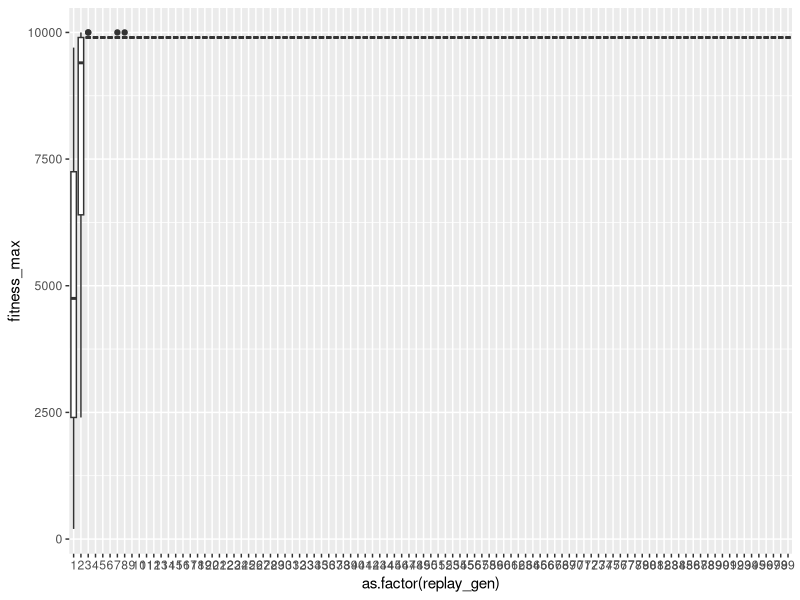
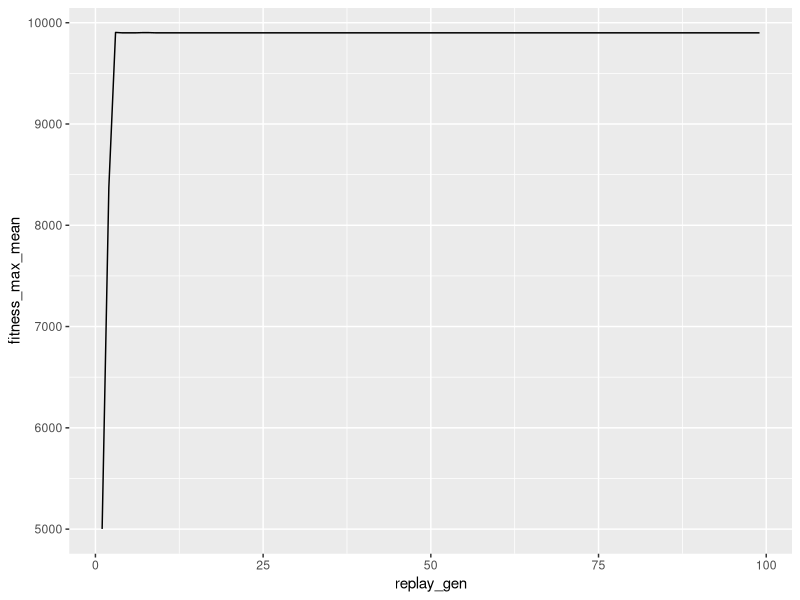
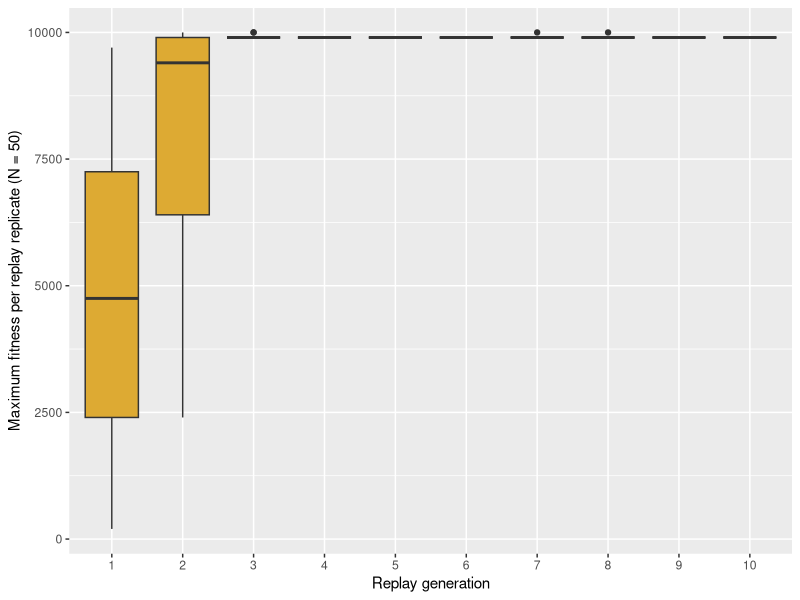

Here is the R script that generated these plots, in order:
rm(list = ls())

library(ggplot2)
library(dplyr)

df_replays = read.csv('../data/02_early_replay_data.csv')
df_replays = df_replays[df_replays$replay_gen != 100,]

plot_dir = '../plots'
if(!dir.exists(plot_dir)){
  dir.create(plot_dir)
}

color = '#DDAA33'

df_summary = dplyr::group_by(df_replays, replay_gen, rep_id) %>%
  dplyr::summarize(
    fitness_max_mean = mean(fitness_max),
    fitness_max_max = max(fitness_max),
    fitness_max_min = min(fitness_max),
    fitness_max_median = median(fitness_max)
  )

ggplot(df_replays, aes(x = as.factor(replay_gen), y = fitness_max)) + 
  geom_boxplot()

ggplot(df_summary, aes(x = replay_gen, y = fitness_max_mean)) + 
  geom_line()

ggplot(df_replays[df_replays$replay_gen <= 10,], aes(x = as.factor(replay_gen), y = fitness_max)) + 
  geom_boxplot(fill = color) + 
  xlab('Replay generation') + 
  ylab('Maximum fitness per replay replicate (N = 50)')
ggsave(paste0(plot_dir, '/tournament_early_replays.png'), unit = 'in', height = 6, width = 8)
